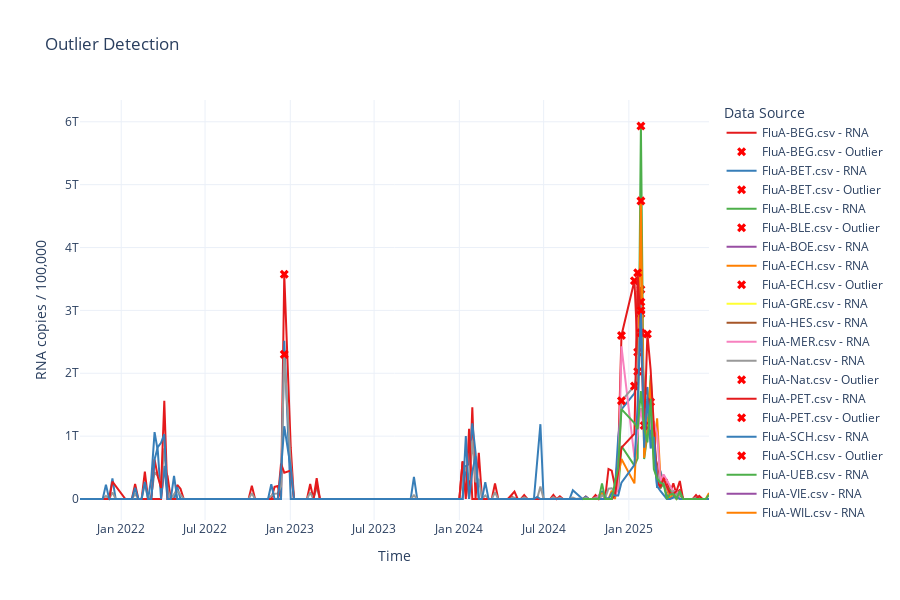

Here is the notebook cell this chart was saved with:
### Markdown cell above
## Plot

### Code cell
fig = go.Figure()

# Unique files
files = df_outliers['filename'].unique()

# Color palette
colors = px.colors.qualitative.Set1

df_outliers_nat = df_outliers.copy() 
# df_outliers_nat = df_outliers[df_outliers['filename'].str.contains('Nat')]

# Plot each file separately
for i, f in enumerate(files):
    df_file = df_outliers_nat[df_outliers_nat['filename'] == f]

    # Raw data line
    fig.add_trace(go.Scatter(
        x=df_file['time'], y=df_file['rna_copies'],
        mode='lines',
        name=f'{f} - RNA',
        line=dict(color=colors[i % len(colors)]),
        hoverinfo='name+y'
    ))

    # # Rolling median
    # fig.add_trace(go.Scatter(
    #     x=df_file['time'], y=df_file['median'],
    #     mode='lines',
    #     name=f'{f} - Median',
    #     line=dict(color='gray', dash='dash'),
    #     showlegend=False,
    #     hoverinfo='name+y'
    # ))

    # # Outliers
    # df_outliers_file = df_file[df_file['outlier']]
    # fig.add_trace(go.Scatter(
    #     x = df_outliers_file['time'], y = df_outliers_file['rna_copies'],
    #     mode='markers',
    #     name=f'{f} - Outlier',
    #     marker=dict(color='red', size=8, symbol='x'),
    #     hoverinfo='name+y'
    # ))
    df_outliers_file = df_file[df_file['outlier']]
    if not df_outliers_file.empty:
        fig.add_trace(go.Scatter(
            x=df_outliers_file['time'],
            y=df_outliers_file['rna_copies'],
            mode='markers',
            name=f'{f} - Outlier',
            marker=dict(color='red', size=8, symbol='x'),
            hoverinfo='name+y'
        ))

# Layout settings
fig.update_layout(
    title='Outlier Detection',
    xaxis_title='Time',
    yaxis_title='RNA copies / 100,000',
    legend_title='Data Source',
    height=600,
    template='plotly_white'
)

fig.show()

### Figure 1 — Plotly figure (JSON) as saved in the notebook; plotly's stock layout.template omitted (floating-point values rounded to 4 significant figures; data arrays with more than 128 entries replaced by an {"elided": "..."} marker saying what was removed)
{"data": [{"hoverinfo": "name+y", "line": {"color": "rgb(228,26,28)"}, "mode": "lines", "name": "FluA-BEG.csv - RNA", "type": "scatter", "x": {"elided": "186 str values"}, "y": {"elided": "186 float values"}}, {"hoverinfo": "name+y", "marker": {"color": "red", "size": 8, "symbol": "x"}, "mode": "markers", "name": "FluA-BEG.csv - Outlier", "type": "scatter", "x": ["2022-12-19", "2024-12-16", "2025-01-13", "2025-01-20", "2025-01-27"], "y": [3575000000000.0, 2601000000000.0, 3471000000000.0, 2336000000000.0, 3332000000000.0]}, {"hoverinfo": "name+y", "line": {"color": "rgb(55,126,184)"}, "mode": "lines", "name": "FluA-BET.csv - RNA", "type": "scatter", "x": {"elided": "183 str values"}, "y": {"elided": "183 float values"}}, {"hoverinfo": "name+y", "marker": {"color": "red", "size": 8, "symbol": "x"}, "mode": "markers", "name": "FluA-BET.csv - Outlier", "type": "scatter", "x": ["2025-01-27"], "y": [2948000000000.0]}, {"hoverinfo": "name+y", "line": {"color": "rgb(77,175,74)"}, "mode": "lines", "name": "FluA-BLE.csv - RNA", "type": "scatter", "x": ["2024-09-30", "2024-10-07", "2024-10-14", "2024-10-21", "2024-10-28", "2024-11-04", "2024-11-11", "2024-11-18", "2024-11-25", "2024-12-02", "2024-12-09", "2024-12-16", "2025-01-13", "2025-01-20", "2025-01-27", "2025-02-03", "2025-02-10", "2025-02-17", "2025-02-24", "2025-03-03", "2025-03-10", "2025-03-17", "2025-03-24", "2025-03-31", "2025-04-07", "2025-04-14", "2025-04-21", "2025-04-28", "2025-05-05", "2025-05-12", "2025-05-19", "2025-05-26", "2025-06-02", "2025-06-09", "2025-06-16", "2025-06-23"], "y": [0.0, 0.0, 0.0, 0.0, 0.0, 0.0, 0.0, 0.0, 0.0, 115300000000.0, 132700000000.0, 842000000000.0, 531100000000.0, 645900000000.0, 5933000000000.0, 636300000000.0, 1020000000000.0, 1969000000000.0, 1012000000000.0, 351600000000.0, 172300000000.0, 241000000000.0, 184800000000.0, 131800000000.0, 86270000000.0, 0.0, 61500000000.0, 0.0, 0.0, 0.0, 0.0, 0.0, 0.0, 0.0, 0.0, 0.0]}, {"hoverinfo": "name+y", "marker": {"color": "red", "size": 8, "symbol": "x"}, "mode": "markers", "name": "FluA-BLE.csv - Outlier", "type": "scatter", "x": ["2025-01-27"], "y": [5933000000000.0]}, {"hoverinfo": "name+y", "line": {"color": "rgb(152,78,163)"}, "mode": "lines", "name": "FluA-BOE.csv - RNA", "type": "scatter", "x": ["2025-03-10"], "y": [1078000000000.0]}, {"hoverinfo": "name+y", "line": {"color": "rgb(255,127,0)"}, "mode": "lines", "name": "FluA-ECH.csv - RNA", "type": "scatter", "x": ["2024-09-30", "2024-10-07", "2024-10-14", "2024-10-21", "2024-10-28", "2024-11-04", "2024-11-11", "2024-11-18", "2024-11-25", "2024-12-02", "2024-12-09", "2024-12-16", "2025-01-13", "2025-01-20", "2025-01-27", "2025-02-03", "2025-02-10", "2025-02-17", "2025-02-24", "2025-03-03", "2025-03-10", "2025-03-17", "2025-03-24", "2025-03-31", "2025-04-07", "2025-04-14", "2025-04-21", "2025-04-28", "2025-05-05", "2025-05-12", "2025-05-19", "2025-05-26", "2025-06-02", "2025-06-09", "2025-06-16", "2025-06-23"], "y": [0.0, 0.0, 0.0, 0.0, 0.0, 83260000000.0, 0.0, 0.0, 133100000000.0, 0.0, 364900000000.0, 637000000000.0, 249000000000.0, 1340000000000.0, 4742000000000.0, 654500000000.0, 1123000000000.0, 1887000000000.0, 627300000000.0, 1282000000000.0, 360700000000.0, 263000000000.0, 161300000000.0, 0.0, 101700000000.0, 0.0, 121900000000.0, 0.0, 0.0, 0.0, 0.0, 0.0, 0.0, 0.0, 0.0, 96260000000.0]}, {"hoverinfo": "name+y", "marker": {"color": "red", "size": 8, "symbol": "x"}, "mode": "markers", "name": "FluA-ECH.csv - Outlier", "type": "scatter", "x": ["2025-01-27"], "y": [4742000000000.0]}, {"hoverinfo": "name+y", "line": {"color": "rgb(255,255,51)"}, "mode": "lines", "name": "FluA-GRE.csv - RNA", "type": "scatter", "x": ["2025-03-10"], "y": [1078000000000.0]}, {"hoverinfo": "name+y", "line": {"color": "rgb(166,86,40)"}, "mode": "lines", "name": "FluA-HES.csv - RNA", "type": "scatter", "x": ["2025-03-10"], "y": [1078000000000.0]}, {"hoverinfo": "name+y", "line": {"color": "rgb(247,129,191)"}, "mode": "lines", "name": "FluA-MER.csv - RNA", "type": "scatter", "x": ["2024-09-30", "2024-10-07", "2024-10-14", "2024-10-21", "2024-10-28", "2024-11-04", "2024-11-11", "2024-11-18", "2024-11-25", "2024-12-02", "2024-12-09", "2024-12-16", "2025-01-13", "2025-01-20", "2025-01-27", "2025-02-03", "2025-02-10", "2025-02-17", "2025-02-24", "2025-03-03", "2025-03-10", "2025-03-17", "2025-03-24", "2025-04-07", "2025-04-14", "2025-04-21", "2025-04-28", "2025-05-05", "2025-05-12", "2025-05-19", "2025-05-26", "2025-06-02", "2025-06-09", "2025-06-16", "2025-06-23"], "y": [0.0, 0.0, 0.0, 0.0, 59140000000.0, 0.0, 0.0, 0.0, 0.0, 51180000000.0, 166900000000.0, 2429000000000.0, 662800000000.0, 1039000000000.0, 1445000000000.0, 1061000000000.0, 1474000000000.0, 1103000000000.0, 1237000000000.0, 1043000000000.0, 278300000000.0, 390000000000.0, 299700000000.0, 114200000000.0, 129600000000.0, 0.0, 0.0, 0.0, 0.0, 0.0, 0.0, 0.0, 0.0, 0.0, 0.0]}, {"hoverinfo": "name+y", "line": {"color": "rgb(153,153,153)"}, "mode": "lines", "name": "FluA-Nat.csv - RNA", "type": "scatter", "x": {"elided": "189 str values"}, "y": {"elided": "189 float values"}}, {"hoverinfo": "name+y", "marker": {"color": "red", "size": 8, "symbol": "x"}, "mode": "markers", "name": "FluA-Nat.csv - Outlier", "type": "scatter", "x": ["2022-12-19", "2024-12-16", "2025-01-13", "2025-01-20", "2025-01-27", "2025-02-03", "2025-02-10", "2025-02-17"], "y": [2300000000000.0, 1561000000000.0, 1799000000000.0, 2027000000000.0, 3134000000000.0, 1168000000000.0, 1507000000000.0, 1544000000000.0]}, {"hoverinfo": "name+y", "line": {"color": "rgb(228,26,28)"}, "mode": "lines", "name": "FluA-PET.csv - RNA", "type": "scatter", "x": {"elided": "186 str values"}, "y": {"elided": "186 float values"}}, {"hoverinfo": "name+y", "marker": {"color": "red", "size": 8, "symbol": "x"}, "mode": "markers", "name": "FluA-PET.csv - Outlier", "type": "scatter", "x": ["2025-01-20", "2025-01-27", "2025-02-10"], "y": [3598000000000.0, 2646000000000.0, 2625000000000.0]}, {"hoverinfo": "name+y", "line": {"color": "rgb(55,126,184)"}, "mode": "lines", "name": "FluA-SCH.csv - RNA", "type": "scatter", "x": {"elided": "189 str values"}, "y": {"elided": "189 float values"}}, {"hoverinfo": "name+y", "marker": {"color": "red", "size": 8, "symbol": "x"}, "mode": "markers", "name": "FluA-SCH.csv - Outlier", "type": "scatter", "x": ["2025-01-27"], "y": [2998000000000.0]}, {"hoverinfo": "name+y", "line": {"color": "rgb(77,175,74)"}, "mode": "lines", "name": "FluA-UEB.csv - RNA", "type": "scatter", "x": ["2024-09-23", "2024-09-30", "2024-10-07", "2024-10-14", "2024-10-21", "2024-10-28", "2024-11-04", "2024-11-11", "2024-11-18", "2024-11-25", "2024-12-02", "2024-12-09", "2024-12-16", "2025-01-13", "2025-01-20", "2025-01-27", "2025-02-03", "2025-02-10", "2025-02-17", "2025-02-24", "2025-03-03", "2025-03-10", "2025-03-17", "2025-03-24", "2025-03-31", "2025-04-07", "2025-04-14", "2025-04-21", "2025-04-28", "2025-05-05", "2025-05-12", "2025-05-19", "2025-05-26", "2025-06-02", "2025-06-09", "2025-06-16", "2025-06-23"], "y": [0.0, 0.0, 0.0, 0.0, 0.0, 0.0, 249100000000.0, 0.0, 0.0, 0.0, 262100000000.0, 498800000000.0, 1430000000000.0, 1207000000000.0, 1112000000000.0, 1718000000000.0, 1138000000000.0, 901800000000.0, 1593000000000.0, 470500000000.0, 325800000000.0, 259100000000.0, 236900000000.0, 0.0, 71360000000.0, 80570000000.0, 0.0, 126200000000.0, 0.0, 0.0, 0.0, 0.0, 0.0, 0.0, 0.0, 0.0, 65180000000.0]}, {"hoverinfo": "name+y", "line": {"color": "rgb(152,78,163)"}, "mode": "lines", "name": "FluA-VIE.csv - RNA", "type": "scatter", "x": ["2025-03-10"], "y": [1078000000000.0]}, {"hoverinfo": "name+y", "line": {"color": "rgb(255,127,0)"}, "mode": "lines", "name": "FluA-WIL.csv - RNA", "type": "scatter", "x": ["2025-03-10"], "y": [1078000000000.0]}], "layout": {"height": 600, "legend": {"title": {"text": "Data Source"}}, "title": {"text": "Outlier Detection"}, "xaxis": {"title": {"text": "Time"}}, "yaxis": {"title": {"text": "RNA copies / 100,000"}}}}
